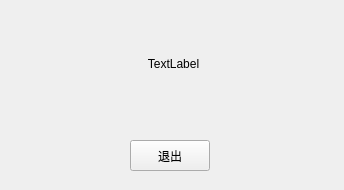
<?xml version="1.0" encoding="UTF-8"?>
<ui version="4.0">
 <class>result3</class>
 <widget class="QWidget" name="result3">
  <property name="geometry">
   <rect>
    <x>0</x>
    <y>0</y>
    <width>344</width>
    <height>190</height>
   </rect>
  </property>
  <property name="windowTitle">
   <string>Form</string>
  </property>
  <widget class="QLabel" name="label">
   <property name="geometry">
    <rect>
     <x>8</x>
     <y>13</y>
     <width>331</width>
     <height>101</height>
    </rect>
   </property>
   <property name="styleSheet">
    <string notr="true">font: 24pt &quot;Microsoft YaHei UI&quot;;</string>
   </property>
   <property name="text">
    <string>TextLabel</string>
   </property>
   <property name="alignment">
    <set>Qt::AlignCenter</set>
   </property>
  </widget>
  <widget class="QPushButton" name="pushButton">
   <property name="geometry">
    <rect>
     <x>130</x>
     <y>140</y>
     <width>80</width>
     <height>31</height>
    </rect>
   </property>
   <property name="text">
    <string>退出</string>
   </property>
  </widget>
 </widget>
 <resources/>
 <connections/>
</ui>
